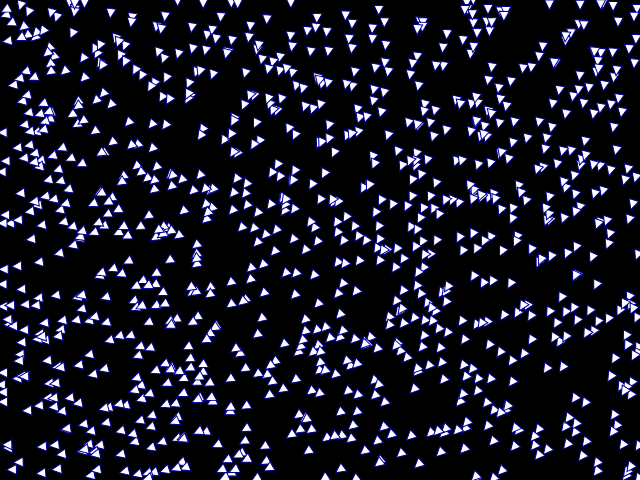
Frame 1 (no input)
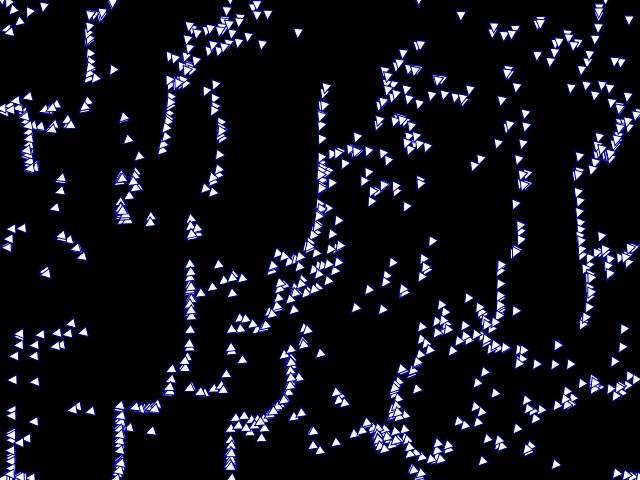
Frame 60 (no input)
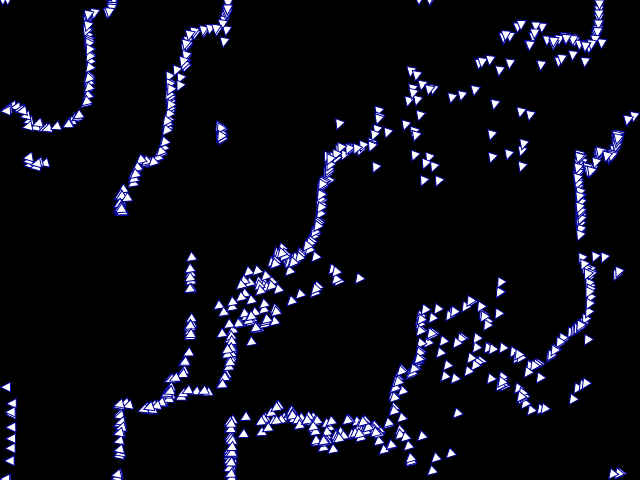
Frame 120 (the mouse pressed at the canvas centre since frame 60)

The p5.js sketch that drew these frames (run headless with seeded random() and noise() and a simulated clock; from frame 60 on, the mouse is pressed at the canvas centre):

// p5.js sketch
// ── sketch.js
var SCREEN_WIDTH = 640;
var SCREEN_HEIGHT = 480;
var GRID_WIDTH = 10;
var GRID_HEIGHT = 10;

var vehicles = [];
var grid;

function setup() {
    createCanvas(640, 480);
    grid = new Array(SCREEN_WIDTH / GRID_WIDTH);
    var xoff = yoff = 0;
    for(var x = 0; x < SCREEN_WIDTH / GRID_WIDTH; x++) {
        grid[x] = new Array(SCREEN_HEIGHT/ GRID_HEIGHT);
        for(var y = 0; y < SCREEN_HEIGHT / GRID_HEIGHT; y++) {
            var theta = map(noise(xoff, yoff), 0, 1, 0, 360);
            grid[x][y] = p5.Vector.fromAngle(radians(theta));
            yoff += 0.1;
        }
        xoff += 0.1;
    }
    for(var i = 0; i < 1000; i++) {
      vehicles.push(new Vehicle(random(0, width), random(0, height)));
    }
}

function draw() {
    background(0);
    stroke(0, 0, 150);

    for(var i = 0; i < vehicles.length; i++) {
      vehicles[i].update(grid);
      vehicles[i].draw();
    }
}

function Vehicle(x, y) {
    var position = createVector(x, y);
    var velocity = createVector(0, 0);
    var acceleration = createVector(0, 0);

    var maxSpeed = 2;

    this.update = function(grid) {
        var indexX = int(position.x / GRID_WIDTH);
        var indexY = int(position.y / GRID_HEIGHT);
        var desired = grid[indexX][indexY].copy(); 
        desired.mult(maxSpeed);
        desired.sub(velocity);
        velocity.add(desired);
        velocity.limit(maxSpeed);
        position.add(velocity);
        acceleration.mult(0);
        if(position.x < 0) { position.x = width - 1; }
        if(position.x > width) { position.x = 0; }
        if(position.y < 0) { position.y = height - 1; }
        if(position.y > height) { position.y = 0;}
    };

    this.draw = function() {
        push();
        translate(position.x, position.y);
        rotate(position.heading());
        triangle(0, 5, 5, -5, -5, -5);
        pop();
    };

}
